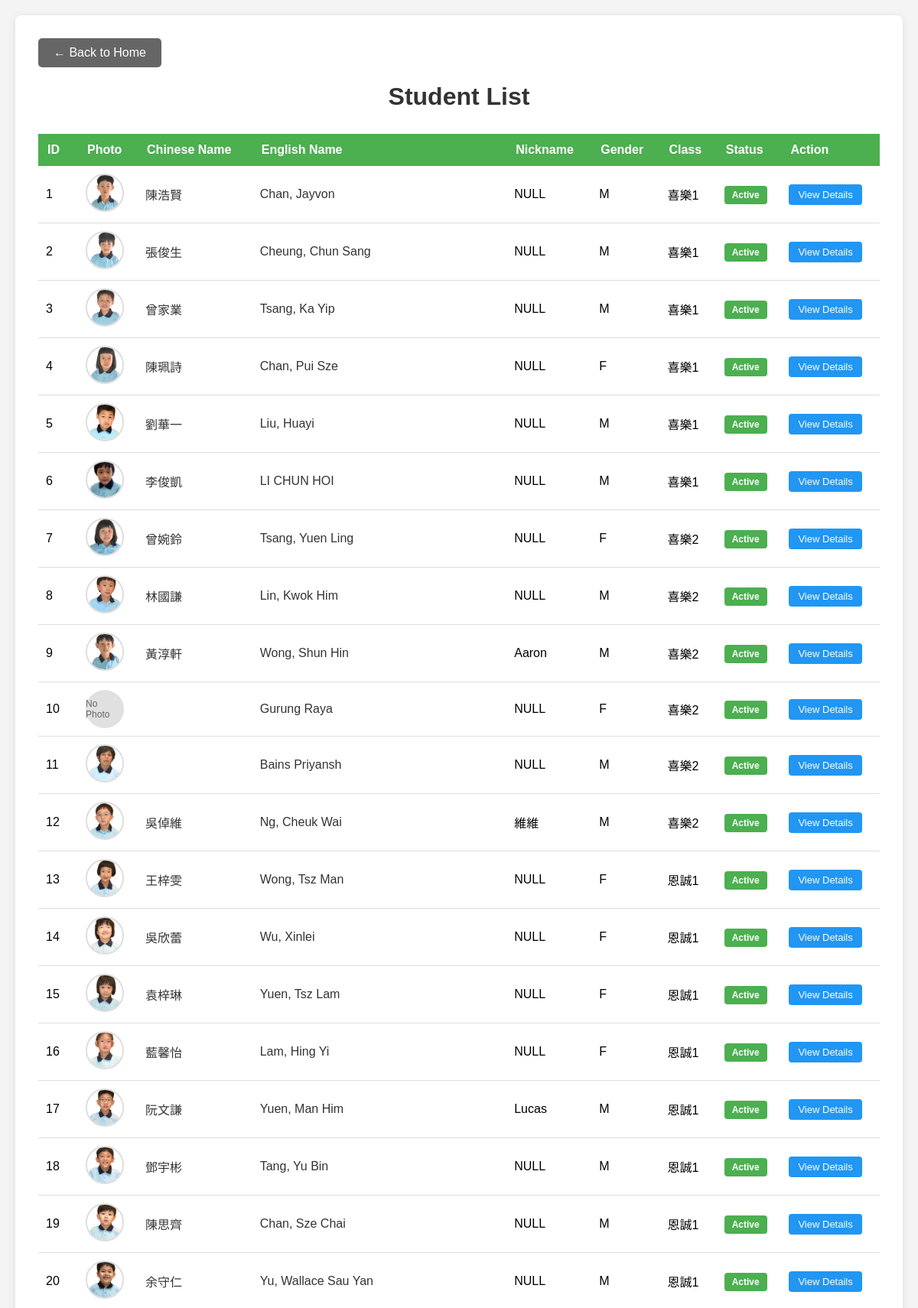
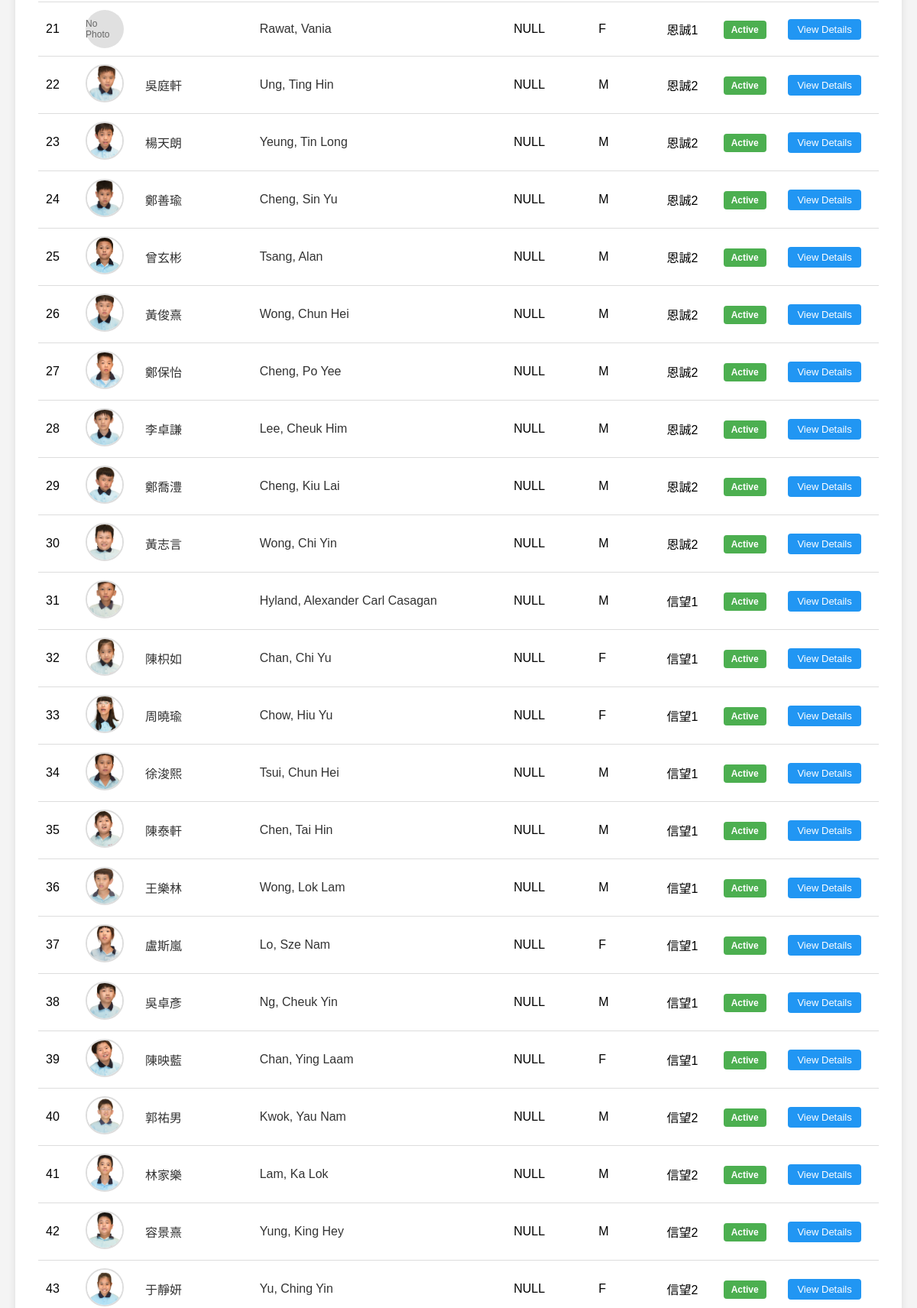
The page /students_list.php (upper part) on the database its author committed (2 pictures, top to bottom).
### tables this page shows
CREATE TABLE IF NOT EXISTS `students` (
  `id` int(11) NOT NULL AUTO_INCREMENT,
  `name_chi` varchar(100) NOT NULL COMMENT 'Chinese Name',
  `name_eng` varchar(100) NOT NULL COMMENT 'English Name',
  `nickname` varchar(50) DEFAULT NULL,
  `short_name` varchar(50) DEFAULT NULL COMMENT 'Short name or symbol',
  `gender` enum('M','F') NOT NULL,
  `class` varchar(50) DEFAULT NULL COMMENT 'Class/Group',
  `status` enum('Active','Inactive','Graduated') DEFAULT 'Active',
  `image_path` varchar(255) DEFAULT NULL COMMENT 'Path to student image',
  PRIMARY KEY (`id`)
);

### db/connection.php (called while the page is built, shortened)
<?php
class Database {
    private static $instance = null;
    private $conn;
    private function __construct() {
        try {
            $this->conn = new mysqli(DB_HOST, DB_USER, DB_PASS, DB_NAME, DB_PORT);
            $this->conn->set_charset(DB_CHARSET);
        } catch (Exception $e) {
            die("Database connection error: " . $e->getMessage());
        }
    }
    public static function getInstance() {
        if (self::$instance === null) {
            self::$instance = new Database();
        }
        return self::$instance;
    }
    public function getConnection() {
        return $this->conn;
    }
}
function getDB() {
    return Database::getInstance()->getConnection();
}
?>

### db/students.php (called while the page is built, shortened)
<?php
require_once __DIR__ . '/connection.php';
class Students {
    private $conn;
    public function __construct() {
        $this->conn = getDB();
    }
    public function getAll($orderBy = 'id', $order = 'ASC') {
        $orderBy = $this->conn->real_escape_string($orderBy);
        $order = strtoupper($order) === 'DESC' ? 'DESC' : 'ASC';
        $sql = "SELECT * FROM students ORDER BY $orderBy $order";
        $result = $this->conn->query($sql);
        if ($result) {
            return $result->fetch_all(MYSQLI_ASSOC);
        }
        return [];
    }
}
?>

### students_list.php (the view, shortened to what this page needs)
<?php
require_once 'db/students.php';
$studentsObj = new Students();
$students = $studentsObj->getAll('id', 'ASC');
?>
<!DOCTYPE html>
<html lang="en">
<head>
</head>
<body>
    <div class="container">
        <a href="index.php" class="back-btn">← Back to Home</a>
        <h1>Student List</h1>
        <?php if (!empty($students)): ?>
            <table>
                <thead>
                    <tr>
                        <th>ID</th>
                        <th>Photo</th>
                        <th>Chinese Name</th>
                        <th>English Name</th>
                        <th>Nickname</th>
                        <th>Gender</th>
                        <th>Class</th>
                        <th>Status</th>
                        <th>Action</th>
                    </tr>
                </thead>
                <tbody>
                    <?php foreach($students as $row): ?>
                        <tr>
                            <td><?php echo htmlspecialchars($row['id']); ?></td>
                            <td>
                                <?php if (!empty($row['image_path']) && file_exists($row['image_path'])): ?>
                                    <img src="<?php echo htmlspecialchars($row['image_path']); ?>" alt="<?php echo htmlspecialchars($row['name_chi']); ?>" class="student-img">
                                <?php else: ?>
                                    <div class="no-img">No Photo</div>
                                <?php endif; ?>
                            </td>
                            <td>
                                <a href="student_details.php?id=<?php echo $row['id']; ?>" class="student-name-link">
                                    <?php echo htmlspecialchars($row['name_chi']); ?>
                                </a>
                            </td>
                            <td>
                                <a href="student_details.php?id=<?php echo $row['id']; ?>" class="student-name-link">
                                    <?php echo htmlspecialchars($row['name_eng']); ?>
                                </a>
                            </td>
                            <td><?php echo htmlspecialchars($row['nickname'] ?? 'N/A'); ?></td>
                            <td><?php echo htmlspecialchars($row['gender']); ?></td>
                            <td><?php echo htmlspecialchars($row['class'] ?? 'N/A'); ?></td>
                            <td>
                                <span class="status <?php echo strtolower($row['status']); ?>">
                                    <?php echo htmlspecialchars($row['status']); ?>
                                </span>
                            </td>
                            <td>
                                <a href="student_details.php?id=<?php echo $row['id']; ?>" class="view-btn">View Details</a>
                            </td>
                        </tr>
                    <?php endforeach; ?>
                </tbody>
            </table>
        <?php endif; ?>
    </div>
</body>
</html>

### students_list.php (style rules this page uses)
* { margin: 0; padding: 0; box-sizing: border-box; }
body { font-family: Arial, sans-serif; background-color: #f4f4f4; padding: 20px; }
.container { max-width: 1200px; margin: 0 auto; background: white; padding: 30px; border-radius: 8px; box-shadow: 0 2px 10px rgba(0,0,0,0.1); }
h1 { color: #333; margin-bottom: 30px; text-align: center; }
.back-btn { display: inline-block; padding: 10px 20px; background-color: #666; color: white; text-decoration: none; border-radius: 5px; margin-bottom: 20px; transition: background-color 0.3s; }
table { width: 100%; border-collapse: collapse; margin-top: 20px; }
th { background-color: #4CAF50; color: white; padding: 12px; text-align: left; }
td { padding: 10px; border-bottom: 1px solid #ddd; }
.status { padding: 5px 10px; border-radius: 4px; font-size: 12px; font-weight: bold; }
.status.active { background-color: #4CAF50; color: white; }
.student-img { width: 50px; height: 50px; object-fit: cover; border-radius: 50%; border: 2px solid #ddd; }
.no-img { width: 50px; height: 50px; background-color: #e0e0e0; border-radius: 50%; display: inline-flex; align-items: center; justify-content: center; color: #666; font-size: 12px; }
.student-name-link { color: #333; text-decoration: none; font-weight: 500; transition: color 0.3s; }
.view-btn { padding: 6px 12px; background-color: #2196F3; color: white; text-decoration: none; border-radius: 4px; font-size: 13px; transition: background-color 0.3s; display: inline-block; }

### rows shown on the page
students: id "1", image_path (picture), name_chi "陳浩賢", name_eng "Chan, Jayvon", nickname "NULL", gender "M", class "喜樂1", status "Active"
students: id "2", image_path (picture), name_chi "張俊生", name_eng "Cheung, Chun Sang", nickname "NULL", gender "M", class "喜樂1", status "Active"
students: id "3", image_path (picture), name_chi "曾家業", name_eng "Tsang, Ka Yip", nickname "NULL", gender "M", class "喜樂1", status "Active"
students: id "4", image_path (picture), name_chi "陳珮詩", name_eng "Chan, Pui Sze", nickname "NULL", gender "F", class "喜樂1", status "Active"
students: id "5", image_path (picture), name_chi "劉華一", name_eng "Liu, Huayi", nickname "NULL", gender "M", class "喜樂1", status "Active"
students: id "6", image_path (picture), name_chi "李俊凱", name_eng "LI CHUN HOI", nickname "NULL", gender "M", class "喜樂1", status "Active"
students: id "7", image_path (picture), name_chi "曾婉鈴", name_eng "Tsang, Yuen Ling", nickname "NULL", gender "F", class "喜樂2", status "Active"
students: id "8", image_path (picture), name_chi "林國謙", name_eng "Lin, Kwok Him", nickname "NULL", gender "M", class "喜樂2", status "Active"
students: id "9", image_path (picture), name_chi "黃淳軒", name_eng "Wong, Shun Hin", nickname "Aaron", gender "M", class "喜樂2", status "Active"
students: id "10", shows "No Photo", name_eng "Gurung Raya", nickname "NULL", gender "F", class "喜樂2", status "Active"
students: id "11", image_path (picture), name_eng "Bains Priyansh", nickname "NULL", gender "M", class "喜樂2", status "Active"
students: id "12", image_path (picture), name_chi "吳倬維", name_eng "Ng, Cheuk Wai", nickname "維維", gender "M", class "喜樂2", status "Active"
students: id "13", image_path (picture), name_chi "王梓雯", name_eng "Wong, Tsz Man", nickname "NULL", gender "F", class "恩誠1", status "Active"
students: id "14", image_path (picture), name_chi "吳欣蕾", name_eng "Wu, Xinlei", nickname "NULL", gender "F", class "恩誠1", status "Active"
students: id "15", image_path (picture), name_chi "袁梓琳", name_eng "Yuen, Tsz Lam", nickname "NULL", gender "F", class "恩誠1", status "Active"
students: id "16", image_path (picture), name_chi "藍馨怡", name_eng "Lam, Hing Yi", nickname "NULL", gender "F", class "恩誠1", status "Active"
students: id "17", image_path (picture), name_chi "阮文謙", name_eng "Yuen, Man Him", nickname "Lucas", gender "M", class "恩誠1", status "Active"
students: id "18", image_path (picture), name_chi "鄧宇彬", name_eng "Tang, Yu Bin", nickname "NULL", gender "M", class "恩誠1", status "Active"
students: id "19", image_path (picture), name_chi "陳思齊", name_eng "Chan, Sze Chai", nickname "NULL", gender "M", class "恩誠1", status "Active"
students: id "20", image_path (picture), name_chi "余守仁", name_eng "Yu, Wallace Sau Yan", nickname "NULL", gender "M", class "恩誠1", status "Active"
students: id "21", shows "No Photo", name_eng "Rawat, Vania", nickname "NULL", gender "F", class "恩誠1", status "Active"
students: id "22", image_path (picture), name_chi "吳庭軒", name_eng "Ung, Ting Hin", nickname "NULL", gender "M", class "恩誠2", status "Active"
students: id "23", image_path (picture), name_chi "楊天朗", name_eng "Yeung, Tin Long", nickname "NULL", gender "M", class "恩誠2", status "Active"
students: id "24", image_path (picture), name_chi "鄭善瑜", name_eng "Cheng, Sin Yu", nickname "NULL", gender "M", class "恩誠2", status "Active"
students: id "25", image_path (picture), name_chi "曾玄彬", name_eng "Tsang, Alan", nickname "NULL", gender "M", class "恩誠2", status "Active"
students: id "26", image_path (picture), name_chi "黃俊熹", name_eng "Wong, Chun Hei", nickname "NULL", gender "M", class "恩誠2", status "Active"
students: id "27", image_path (picture), name_chi "鄭保怡", name_eng "Cheng, Po Yee", nickname "NULL", gender "M", class "恩誠2", status "Active"
students: id "28", image_path (picture), name_chi "李卓謙", name_eng "Lee, Cheuk Him", nickname "NULL", gender "M", class "恩誠2", status "Active"
students: id "29", image_path (picture), name_chi "鄭喬澧", name_eng "Cheng, Kiu Lai", nickname "NULL", gender "M", class "恩誠2", status "Active"
students: id "30", image_path (picture), name_chi "黃志言", name_eng "Wong, Chi Yin", nickname "NULL", gender "M", class "恩誠2", status "Active"
students: id "31", image_path (picture), name_eng "Hyland, Alexander Carl Casagan", nickname "NULL", gender "M", class "信望1", status "Active"
students: id "32", image_path (picture), name_chi "陳枳如", name_eng "Chan, Chi Yu", nickname "NULL", gender "F", class "信望1", status "Active"
students: id "33", image_path (picture), name_chi "周曉瑜", name_eng "Chow, Hiu Yu", nickname "NULL", gender "F", class "信望1", status "Active"
students: id "34", image_path (picture), name_chi "徐浚熙", name_eng "Tsui, Chun Hei", nickname "NULL", gender "M", class "信望1", status "Active"
students: id "35", image_path (picture), name_chi "陳泰軒", name_eng "Chen, Tai Hin", nickname "NULL", gender "M", class "信望1", status "Active"
students: id "36", image_path (picture), name_chi "王樂林", name_eng "Wong, Lok Lam", nickname "NULL", gender "M", class "信望1", status "Active"
students: id "37", image_path (picture), name_chi "盧斯嵐", name_eng "Lo, Sze Nam", nickname "NULL", gender "F", class "信望1", status "Active"
students: id "38", image_path (picture), name_chi "吳卓彥", name_eng "Ng, Cheuk Yin", nickname "NULL", gender "M", class "信望1", status "Active"
students: id "39", image_path (picture), name_chi "陳映藍", name_eng "Chan, Ying Laam", nickname "NULL", gender "F", class "信望1", status "Active"
students: id "40", image_path (picture), name_chi "郭祐男", name_eng "Kwok, Yau Nam", nickname "NULL", gender "M", class "信望2", status "Active"
students: id "41", image_path (picture), name_chi "林家樂", name_eng "Lam, Ka Lok", nickname "NULL", gender "M", class "信望2", status "Active"
students: id "42", image_path (picture), name_chi "容景熹", name_eng "Yung, King Hey", nickname "NULL", gender "M", class "信望2", status "Active"
students: id "43", image_path (picture), name_chi "于靜妍", name_eng "Yu, Ching Yin", nickname "NULL", gender "F", class "信望2", status "Active"
